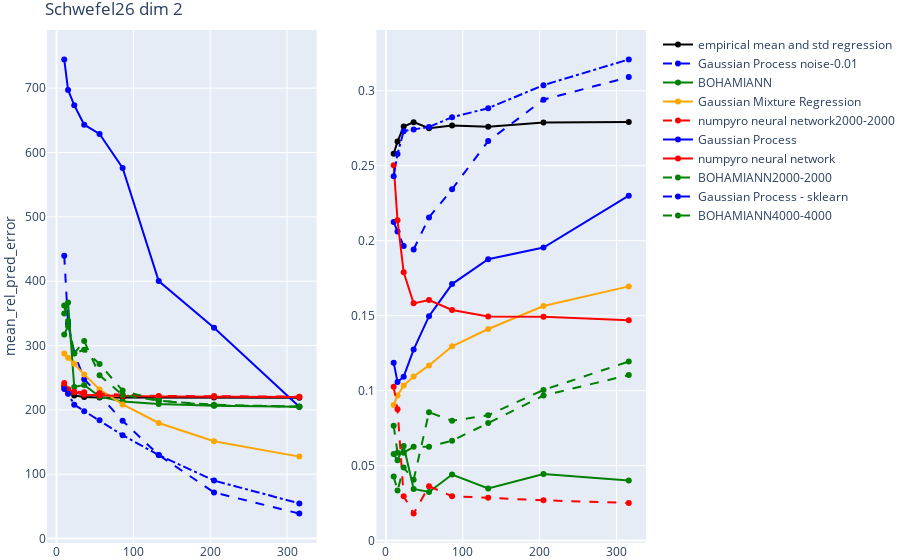

Notebook code cell kept with this figure:
### Code cell
analysis_regression_performance_plotly("Schwefel26_dim_2",type = "mean_rel_pred_error",  means = True)

### Figure 1 — Plotly figure (JSON) as saved in the notebook; plotly's stock layout.template omitted (floating-point values rounded to 4 significant figures)
{"data": [{"line": {"color": "black", "dash": "solid", "width": 2}, "mode": "lines+markers", "name": "empirical mean and std regression", "showlegend": true, "type": "scatter", "x": [10, 15, 23, 36, 56, 86, 133, 205, 316], "xaxis": "x", "y": [235.9, 231.4, 222.5, 220.1, 219.4, 219.3, 219.8, 219.1, 218.9], "yaxis": "y"}, {"line": {"color": "blue", "dash": "dash", "width": 2}, "mode": "lines+markers", "name": "Gaussian Process noise-0.01", "showlegend": true, "type": "scatter", "x": [10, 15, 23, 36, 56, 86, 133, 205, 316], "xaxis": "x", "y": [439.7, 334.0, 288.7, 247.5, 222.6, 183.0, 129.8, 71.72, 38.77], "yaxis": "y"}, {"line": {"color": "green", "dash": "solid", "width": 2}, "mode": "lines+markers", "name": "BOHAMIANN", "showlegend": true, "type": "scatter", "x": [10, 15, 23, 36, 56, 86, 133, 205, 316], "xaxis": "x", "y": [349.6, 366.8, 235.7, 238.7, 220.5, 213.1, 209.1, 206.4, 204.9], "yaxis": "y"}, {"line": {"color": "orange", "dash": "solid", "width": 2}, "mode": "lines+markers", "name": "Gaussian Mixture Regression", "showlegend": true, "type": "scatter", "x": [10, 15, 23, 36, 56, 86, 133, 205, 316], "xaxis": "x", "y": [287.5, 281.1, 271.5, 255.1, 231.7, 208.5, 179.6, 151.4, 127.3], "yaxis": "y"}, {"line": {"color": "red", "dash": "dash", "width": 2}, "mode": "lines+markers", "name": "numpyro neural network2000-2000", "showlegend": true, "type": "scatter", "x": [10, 15, 23, 36, 56, 86, 133, 205, 316], "xaxis": "x", "y": [238.3, 227.2, 228.4, 227.3, 225.6, 223.4, 221.7, 221.7, 220.5], "yaxis": "y"}, {"line": {"color": "blue", "dash": "solid", "width": 2}, "mode": "lines+markers", "name": "Gaussian Process", "showlegend": true, "type": "scatter", "x": [10, 15, 23, 36, 56, 86, 133, 205, 316], "xaxis": "x", "y": [744.7, 697.3, 673.5, 643.2, 628.8, 576.1, 400.2, 327.8, 204.7], "yaxis": "y"}, {"line": {"color": "red", "dash": "solid", "width": 2}, "mode": "lines+markers", "name": "numpyro neural network", "showlegend": true, "type": "scatter", "x": [10, 15, 23, 36, 56, 86, 133, 205, 316], "xaxis": "x", "y": [241.9, 231.9, 227.3, 223.6, 222.6, 221.5, 220.9, 220.5, 219.9], "yaxis": "y"}, {"line": {"color": "green", "dash": "dash", "width": 2}, "mode": "lines+markers", "name": "BOHAMIANN2000-2000", "showlegend": true, "type": "scatter", "x": [10, 15, 23, 36, 56, 86, 133, 205, 316], "xaxis": "x", "y": [317.1, 329.9, 287.6, 307.1, 253.8, 223.1, 214.2, 207.9, 204.9], "yaxis": "y"}, {"line": {"color": "blue", "dash": "dashdot", "width": 2}, "mode": "lines+markers", "name": "Gaussian Process - sklearn", "showlegend": true, "type": "scatter", "x": [10, 15, 23, 36, 56, 86, 133, 205, 316], "xaxis": "x", "y": [232.3, 225.1, 208.1, 198.0, 183.9, 160.6, 129.8, 90.14, 54.58], "yaxis": "y"}, {"line": {"color": "green", "dash": "dash", "width": 2}, "mode": "lines+markers", "name": "BOHAMIANN4000-4000", "showlegend": true, "type": "scatter", "x": [10, 15, 23, 36, 56, 86, 133, 205, 316], "xaxis": "x", "y": [362.1, 338.2, 288.1, 293.4, 271.2, 229.9, 214.2, 206.9, 205.3], "yaxis": "y"}, {"line": {"color": "black", "dash": "solid", "width": 2}, "mode": "lines+markers", "name": "empirical mean and std regression", "showlegend": false, "type": "scatter", "x": [10, 15, 23, 36, 56, 86, 133, 205, 316], "xaxis": "x2", "y": [0.258, 0.2662, 0.2762, 0.2791, 0.2751, 0.277, 0.2761, 0.2789, 0.2791], "yaxis": "y2"}, {"line": {"color": "blue", "dash": "dash", "width": 2}, "mode": "lines+markers", "name": "Gaussian Process noise-0.01", "showlegend": false, "type": "scatter", "x": [10, 15, 23, 36, 56, 86, 133, 205, 316], "xaxis": "x2", "y": [0.2125, 0.2061, 0.1965, 0.1942, 0.2156, 0.2344, 0.2665, 0.2941, 0.3092], "yaxis": "y2"}, {"line": {"color": "green", "dash": "solid", "width": 2}, "mode": "lines+markers", "name": "BOHAMIANN", "showlegend": false, "type": "scatter", "x": [10, 15, 23, 36, 56, 86, 133, 205, 316], "xaxis": "x2", "y": [0.05763, 0.05346, 0.06297, 0.03435, 0.03235, 0.04397, 0.03472, 0.04432, 0.04], "yaxis": "y2"}, {"line": {"color": "orange", "dash": "solid", "width": 2}, "mode": "lines+markers", "name": "Gaussian Mixture Regression", "showlegend": false, "type": "scatter", "x": [10, 15, 23, 36, 56, 86, 133, 205, 316], "xaxis": "x2", "y": [0.09043, 0.0967, 0.1033, 0.1094, 0.1168, 0.1295, 0.1411, 0.1564, 0.1695], "yaxis": "y2"}, {"line": {"color": "red", "dash": "dash", "width": 2}, "mode": "lines+markers", "name": "numpyro neural network2000-2000", "showlegend": false, "type": "scatter", "x": [10, 15, 23, 36, 56, 86, 133, 205, 316], "xaxis": "x2", "y": [0.1026, 0.08761, 0.02951, 0.01793, 0.03622, 0.02955, 0.02847, 0.02681, 0.02502], "yaxis": "y2"}, {"line": {"color": "blue", "dash": "solid", "width": 2}, "mode": "lines+markers", "name": "Gaussian Process", "showlegend": false, "type": "scatter", "x": [10, 15, 23, 36, 56, 86, 133, 205, 316], "xaxis": "x2", "y": [0.1187, 0.1058, 0.1093, 0.1274, 0.1497, 0.1711, 0.1877, 0.1954, 0.2301], "yaxis": "y2"}, {"line": {"color": "red", "dash": "solid", "width": 2}, "mode": "lines+markers", "name": "numpyro neural network", "showlegend": false, "type": "scatter", "x": [10, 15, 23, 36, 56, 86, 133, 205, 316], "xaxis": "x2", "y": [0.2504, 0.2136, 0.179, 0.1582, 0.1604, 0.1538, 0.1494, 0.1493, 0.1469], "yaxis": "y2"}, {"line": {"color": "green", "dash": "dash", "width": 2}, "mode": "lines+markers", "name": "BOHAMIANN2000-2000", "showlegend": false, "type": "scatter", "x": [10, 15, 23, 36, 56, 86, 133, 205, 316], "xaxis": "x2", "y": [0.07662, 0.05854, 0.05861, 0.06246, 0.06261, 0.06661, 0.07835, 0.09671, 0.1104], "yaxis": "y2"}, {"line": {"color": "blue", "dash": "dashdot", "width": 2}, "mode": "lines+markers", "name": "Gaussian Process - sklearn", "showlegend": false, "type": "scatter", "x": [10, 15, 23, 36, 56, 86, 133, 205, 316], "xaxis": "x2", "y": [0.2431, 0.2579, 0.2731, 0.2741, 0.2759, 0.2824, 0.2884, 0.3038, 0.321], "yaxis": "y2"}, {"line": {"color": "green", "dash": "dash", "width": 2}, "mode": "lines+markers", "name": "BOHAMIANN4000-4000", "showlegend": false, "type": "scatter", "x": [10, 15, 23, 36, 56, 86, 133, 205, 316], "xaxis": "x2", "y": [0.04266, 0.0333, 0.04868, 0.04048, 0.08554, 0.07983, 0.08358, 0.1004, 0.1194], "yaxis": "y2"}], "layout": {"margin": {"b": 0, "l": 0, "r": 0, "t": 30}, "title": {"text": "Schwefel26 dim 2"}, "xaxis": {"anchor": "y", "domain": [0, 0.45]}, "xaxis2": {"anchor": "y2", "domain": [0.55, 1]}, "yaxis": {"anchor": "x", "domain": [0, 1], "title": {"text": "mean_rel_pred_error"}}, "yaxis2": {"anchor": "x2", "domain": [0, 1]}}}
